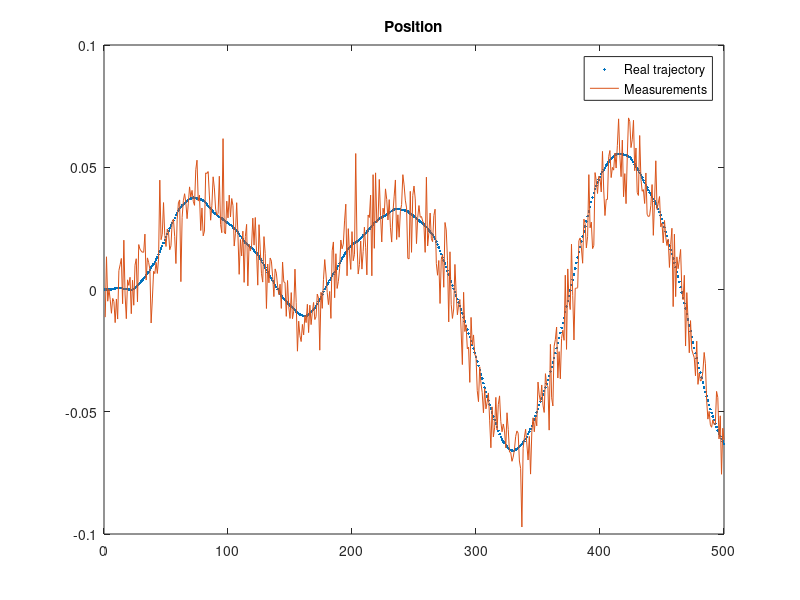

Source code (MATLAB): (Note: this script raises an error after producing the figure.)
% Modified by Hoa V. Nguyen to demonstrate the Extended Kalman Filter in a simple
% example: tracking a pendulum trajectories through its alpha corner value
% Date: September 28th 2016
function ekf_example
% Stepsize
dt = 0.01;

% Process noise variance
q = 0.1;

% Discretization of the continous-time system.
Q = q^2 * [dt^3/3 dt^2/2;
           dt^2/2 dt  ];
% Variance in the measurements.
r1 = 0.01;
R = r1^2;
% State function
g= 9.8;
f=@(x)[x(1)+ x(2)*dt;x(2)-g*sin(x(1)) * dt];
h=@(x)[sin(x(1))];

% Generate the data.
n = 500;
x = 1:n;
Y = zeros(size(R,1),n);
X_r = zeros(size(Q,1),n);
Q_r = mvnrnd(zeros(1,size(Q,1)),Q,n)';
R_r = mvnrnd(zeros(1,size(R,1)),R,n)';
for i = 2:n
   X_r(:,i) = feval(f,X_r(:,i-1)) + Q_r(:,i);
end
% Generate the measurements.
for i = 1:n
   Y_r(:,i) = feval(h,X_r(:,i)) + R_r(:,i);
end
clf; clc;
disp(' ');
fprintf('Filtering with KF...');
fprintf('Press any key to see the result');

plot(x,X_r(1,:),'.',x,Y_r);
legend('Real trajectory', 'Measurements');
title('Position');
pause 
% Initial guesses for the state mean and covariance.
m = zeros(size(Q,1),1);
P = q * eye(size(Q,1));

%% Space for the estimates.
MM = zeros(size(m,1), n);
PP = zeros(size(m,1), size(m,1), n);
% Filtering steps.

for i = 1:size(Y_r,2)
   [m,P] = ekf_predict(m,P,f,Q);
   [m,P] = ekf_update(m,P,Y_r(:,i),h,R);
   MM(:,i) = m;
   PP(:,:,i) = P;
end
plot(x,X_r(1,:),'.',x,MM(1,:));
legend('Real trajectory', 'Filtered');
title('Position estimation with Extended Kalman filter.');
xlabel('x');
ylabel('y');

pause

subplot(1,2,1);
plot(x,X_r(1,:),'.',x,MM(1,:));
legend('Real trajectory', 'Filtered');
title('Position estimation with Extended Kalman filter.');
xlabel('x');
ylabel('y');
subplot(1,2,2);
plot(x,X_r(2,:),'.',x,MM(2,:));
legend('Real velocity', 'Filtered');
title('Velocity estimation with Extended Kalman filter.');
xlabel('x^.');
ylabel('y^.');


end
